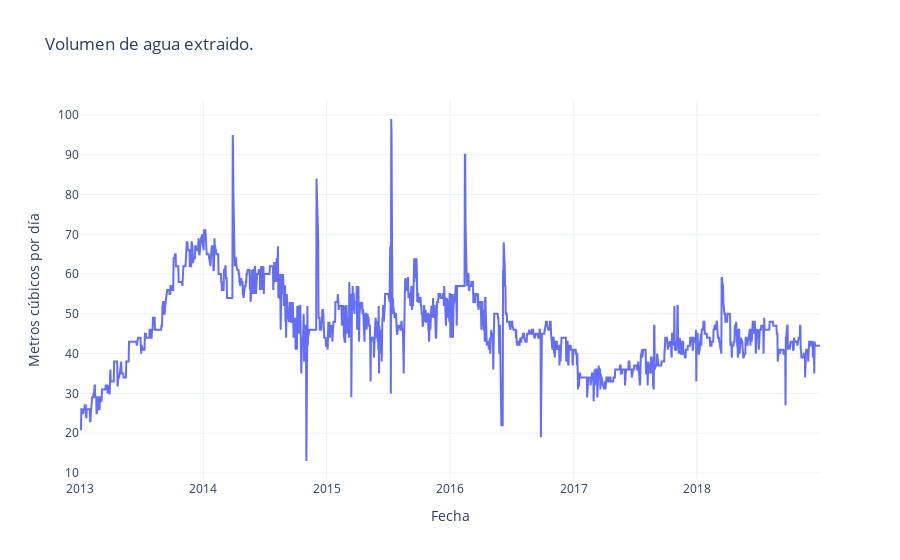

Write notebook code for a chart like this one.
### Code cell
rcParams['figure.figsize'] = 15, 10
fig = go.Figure([go.Scatter(x=datos.index, y= WaterVol)])
fig.update_layout(title_text="Volumen de agua extraido.")
fig.update_layout(xaxis_title = 'Fecha', yaxis_title = 'Metros cúbicos por día',template = "plotly_white")

### Figure 1 — Plotly figure (JSON) as saved in the notebook; plotly's stock layout.template omitted (floating-point values rounded to 4 significant figures; data arrays with more than 128 entries replaced by an {"elided": "..."} marker saying what was removed)
{"data": [{"type": "scatter", "x": {"elided": "2939 str values"}, "y": {"elided": "2191 int values"}}], "layout": {"autosize": true, "title": {"text": "Volumen de agua extraido."}, "xaxis": {"autorange": true, "range": ["2013-01-01", "2018-12-31"], "title": {"text": "Fecha"}, "type": "date"}, "yaxis": {"autorange": true, "range": [8.222, 103.8], "title": {"text": "Metros cúbicos por día"}, "type": "linear"}}}
